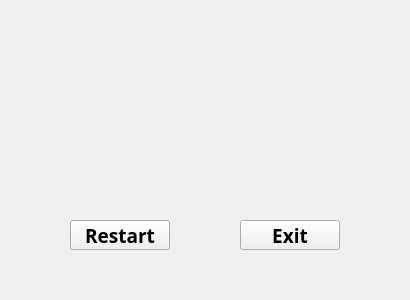
<?xml version="1.0" encoding="UTF-8"?>
<ui version="4.0">
 <class>End</class>
 <widget class="QWidget" name="End">
  <property name="geometry">
   <rect>
    <x>0</x>
    <y>0</y>
    <width>410</width>
    <height>300</height>
   </rect>
  </property>
  <property name="minimumSize">
   <size>
    <width>410</width>
    <height>300</height>
   </size>
  </property>
  <property name="maximumSize">
   <size>
    <width>410</width>
    <height>300</height>
   </size>
  </property>
  <property name="font">
   <font>
    <family>Arial Black</family>
    <pointsize>14</pointsize>
    <weight>75</weight>
    <bold>true</bold>
   </font>
  </property>
  <property name="windowTitle">
   <string>Result！</string>
  </property>
  <widget class="QPushButton" name="pushButton">
   <property name="geometry">
    <rect>
     <x>240</x>
     <y>220</y>
     <width>100</width>
     <height>30</height>
    </rect>
   </property>
   <property name="text">
    <string>Exit</string>
   </property>
  </widget>
  <widget class="QPushButton" name="pushButton_2">
   <property name="geometry">
    <rect>
     <x>70</x>
     <y>220</y>
     <width>100</width>
     <height>30</height>
    </rect>
   </property>
   <property name="text">
    <string>Restart</string>
   </property>
  </widget>
 </widget>
 <resources/>
 <connections/>
</ui>
